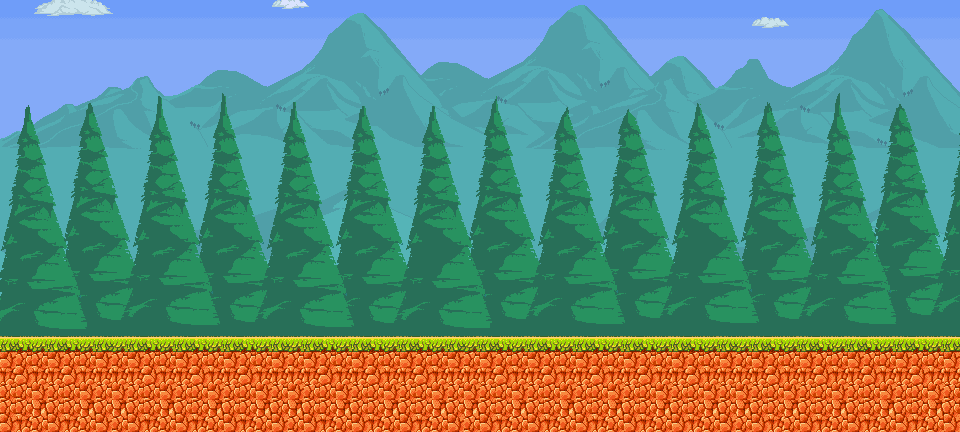

Tiled map render using the project's own tile images. Description and the map definition, with tile-layer contents summarised, below:
An orthogonal 60x27 tile map with 16x16 px tiles, 1 tile layer (Ground), 1 image layer and 5 objects (2x Portal, SpawnPoint, Coin, Goal).

<map version="1.10" tiledversion="1.11.2" class="GameMap" orientation="orthogonal" renderorder="right-down" width="60" height="27" tilewidth="16" tileheight="16" infinite="0" nextlayerid="4" nextobjectid="6">
 <properties>
  <property name="Song" value="song1" />
 </properties>
 <tileset firstgid="1" source="tileset.tsx" />
 <imagelayer id="2" name="Background" offsetx="0" offsety="-211" parallaxx="0.1" repeatx="1">
  <image source="background3.png" width="1024" height="650" />
 </imagelayer>
 <layer id="1" name="Ground" width="60" height="27">
  <data>[1620 cells, 360 non-empty, 8 distinct tile ids]</data>
 </layer>
 <objectgroup id="3" name="Objects">
  <object id="1" name="Player" type="SpawnPoint" x="32" y="304">
   <properties>
    <property name="Name" value="Entry" />
   </properties>
   <point />
  </object>
  <object id="2" name="Coin" x="176" y="304">
   <point />
  </object>
  <object id="3" name="Door" type="Portal" x="288" y="304">
   <properties>
    <property name="TargetMap" value="map0" />
    <property name="TargetPoint" value="Point0" />
   </properties>
   <point />
  </object>
  <object id="4" name="Door" type="Portal" x="368" y="304">
   <properties>
    <property name="TargetMap" value="map0" />
    <property name="TargetPoint" value="Point1" />
   </properties>
   <point />
  </object>
  <object id="5" name="Goal" x="722" y="201" width="28" height="134" />
 </objectgroup>
</map>
